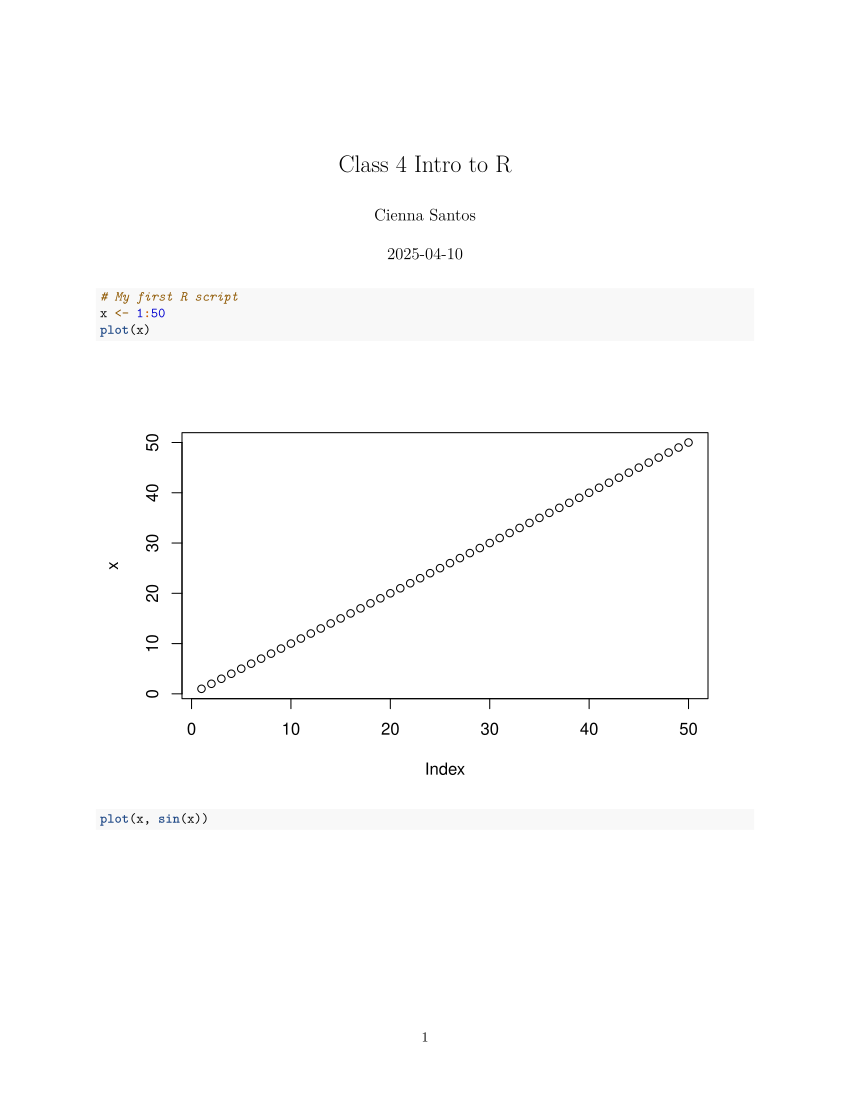

Source code (R):
#' ---
#' title: "Class 4 Intro to R"
#' author: "Cienna Santos"
#' ---

# My first R script
x <- 1:50
plot(x)
plot(x, sin(x))

plot(x, sin(x), typ="l", col="blue", lwd=3, xlab="Silly x axis", ylab="Sensible y axis")
